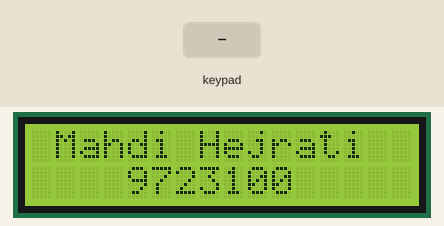
This sketch was run on a simulated Arduino Mega 2560, built with avr-gcc and run on an emulated ATmega2560. Shown: 16×2 character LCD. The test bench sets the inputs (shaded band).

Above: at 0.1 s.
2.3 s: keypad keys 1 2 3 4 * pressed 0.4 s apart
At 4.5 s:
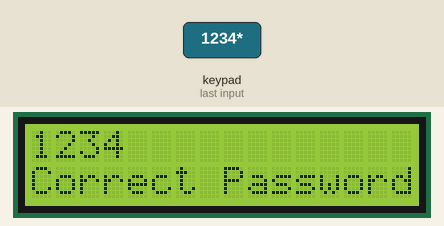
5.8 s: key '*' pressed
At 7.0 s:
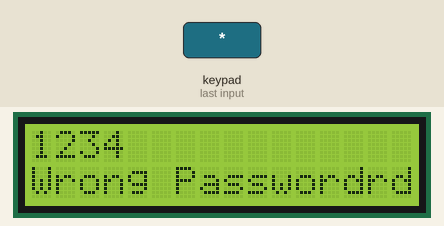
7.3 s: keypad keys 1 2 3 4 pressed 0.4 s apart
At 8.5 s:
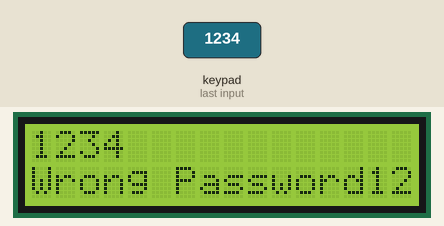
10.4 s: key '=' pressed
At 11.6 s:
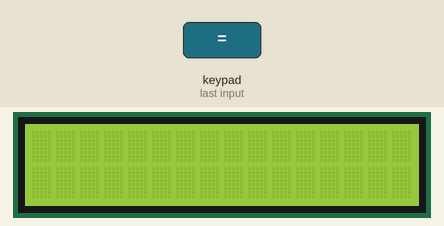
11.9 s: key '/' pressed
13.4 s: keypad keys 3 1 3 3 3 5 3 7 * pressed 0.4 s apart
At 17.5 s:
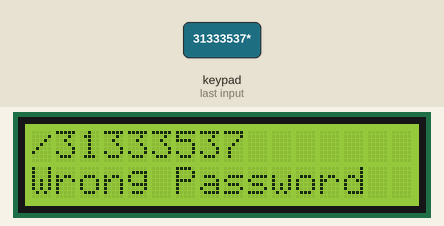
Timing chart, 0 to 19.0 s (numbered marks = the images above; inputs shaded):
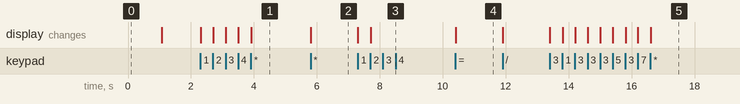

Measured:
- after the input at 2.3 s, the display: first changes at once (image 1 shows a later state)
- after the input at 5.8 s, the display: changes at once (image 2)
- after the input at 7.3 s, the display: first changes at once (image 3 shows a later state)
- after the input at 10.4 s, the display: changes at once (image 4)
- after the input at 13.4 s, the display: first changes at once (image 5 shows a later state)

The sketch:

sketch_oct18a.ino
```cpp
#include <LiquidCrystal.h>
#include <Keypad.h>

const int RS = 13;
const int EN = 12;
const int D4 = 8;
const int D5 = 9;
const int D6 = 10;
const int D7 = 11;
LiquidCrystal lcd(RS, EN, D4, D5, D6, D7);


const byte ROWS = 4;
const byte COLS = 4;
char keys[ROWS][COLS] = {
  {'7','8','9','/'},
  {'4','5','6','*'},
  {'1','2','3','-'},
  {'.','0','=','+'}
};
byte rowPins[ROWS] = {31, 33, 35, 37}; //connect to the row pinouts of the keypad
byte colPins[COLS] = {23, 25, 27, 29}; //connect to the column pinouts of the keypad

Keypad keypad = Keypad( makeKeymap(keys), rowPins, colPins, ROWS, COLS );

String savedPass = "1234";
String enteredPass = "";

void setup() {
  lcd.begin(16, 2);
  lcd.setCursor(0, 0);
  lcd.print(" Mahdi Hejrati ");
  lcd.setCursor(0, 1);
  lcd.print("    9723100    ");
  delay(1000);
  lcd.clear();
}

void loop() {

  char key = keypad.getKey();

  if (key){
    if (key == '*'){

      if (savedPass == enteredPass){
          lcd.setCursor(0, 1);
          lcd.print("Correct Password");
          enteredPass = "";
      } else{
          lcd.setCursor(0, 1);
          lcd.print("Wrong Password");
          enteredPass = "";
      }

    }else if (key == '='){
      enteredPass = "";
      lcd.clear();

    }else{
      lcd.print(key);
      enteredPass += key;

    }
  }
}
```
